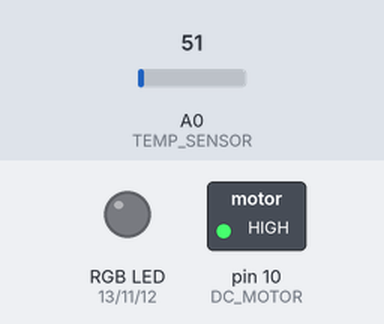
Bench run of a sketch on a simulated Arduino Uno, built with avr-gcc and run on an emulated ATmega328P. Parts: switched loads named in the sketch (green lamp = pin HIGH), an RGB LED mixed from three pins (HIGH = lit). The inputs (shaded band) are chosen by the test bench; at power-on: A0 (TEMP_SENSOR) = 51. What the sketch prints to the serial monitor is not drawn.

Above: at 0.1 s.
Timing chart, 0 to 1.6 s (numbered marks = the images above):
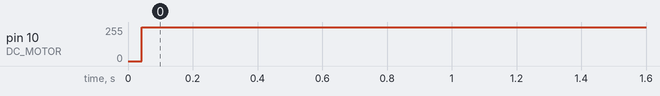

The sketch:

q.ino
```cpp
// 3색 LED, DC모터, 온도 센서
#define RED 13
#define BLUE 12
#define GREEN 11
#define DC_MOTOR 10
#define TEMP_SENSOR A0

void setup()
{
    pinMode(DC_MOTOR, OUTPUT);
    pinMode(RED, OUTPUT);
    pinMode(BLUE, OUTPUT);
    pinMode(GREEN, OUTPUT);
    pinMode(TEMP_SENSOR, INPUT);
    Serial.begin(9600);
}

void loop()
{
    float voltage = analogRead(TEMP_SENSOR) * 5.0 / 1024.0;
    float temperature = voltage * 100 - 50;
    Serial.println(temperature);

    if (temperature <= 20) {
      digitalWrite(RED, LOW);
      digitalWrite(BLUE, HIGH);
      digitalWrite(GREEN, LOW);
      digitalWrite(DC_MOTOR, LOW);
    }

    else if (temperature <= 21) {
      digitalWrite(RED, LOW);
      digitalWrite(BLUE, LOW);
      digitalWrite(GREEN, HIGH);
      digitalWrite(DC_MOTOR, LOW);
    }

    else if (temperature <= 30) {
      digitalWrite(RED, LOW);
      digitalWrite(BLUE, LOW);
      digitalWrite(GREEN, HIGH);
      digitalWrite(DC_MOTOR, LOW);
    }

    else
      digitalWrite(RED, HIGH);
      digitalWrite(BLUE, LOW);
      digitalWrite(GREEN, LOW);
      digitalWrite(DC_MOTOR, HIGH);
}
```

Measured:
- by itself, pin 10 (DC_MOTOR): 0/255 → 255/255 at 0.04 s
